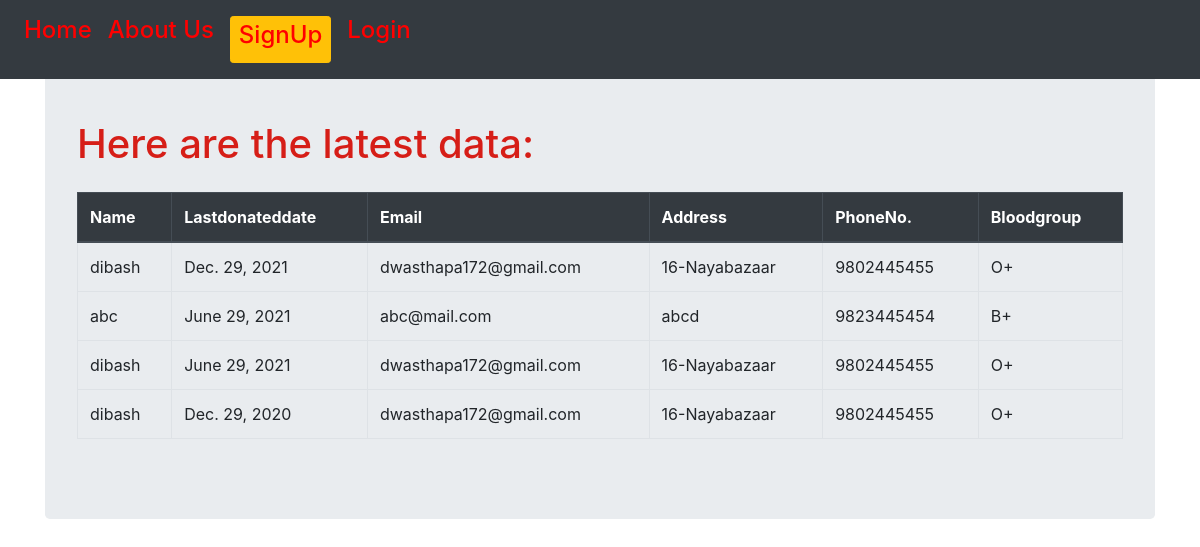
The page /historylist/ on the database its author committed.
### record/models.py (models this page shows, shortened)
class History(models.Model):
    user=models.ForeignKey('auth.User', on_delete=models.CASCADE)
    lastdonateddate = models.DateField(default=timezone.now())

### accounts/models.py (models this page shows, shortened)
class Donor(models.Model):
    user=models.OneToOneField('auth.User',on_delete=models.CASCADE)
    email=models.EmailField(unique=True)
    bloodgroup=models.CharField(choices=Blood_Group,max_length=3)
    phonenumber=models.CharField(max_length=10,unique=True)
    address = models.CharField(max_length=264)

### record/views.py (the view)
# urls.py: path('historylist/',views.HistoryView.as_view(),name='historylist'),
class HistoryView(ListView):
    model = History
    template_name='record/historylist.html'
    def get_queryset(self):
        return History.objects.order_by('-lastdonateddate')

### record/templates/record/historylist.html
{% extends "record/base.html" %}
{% block content %}
<div class="container mt-3 pt-3">
  <div class="jumbotron">
<h1>Here are the latest data:</h1>
<div class="table-responsive-lg mt-3 pt-2">
  <table class="table table-hover table-bordered">
    <thead class="thead-dark">
      <th scope="col">Name</th>
      <th scope="col">Lastdonateddate</th>
      <th scope="col">Email</th>
      <th scope="col">Address</th>
      <th scope="col">PhoneNo.</th>
      <th scope="col">Bloodgroup</th>
    </thead>
    {% for i in history_list%}
    <tr>
      <td>{{i.user}}</td>
      <td>{{ i.lastdonateddate}}</td>
      <td>{{i.user.donor.email}}</td>
      <td>{{i.user.donor.address}}</td>
      <td>{{i.user.donor.phonenumber}}</td>
      <td>{{i.user.donor.bloodgroup}}</td>
    </tr>
    {% endfor %}
</div>
</div>
{% endblock %}

### static/record/style1.css (style rules this page uses)
h1 { color: rgb(214, 30, 23); margin: auto; }

### rows shown on the page
History: user "dibash", lastdonateddate "Dec. 29, 2021", user.donor.email "dwasthapa172@gmail.com", user.donor.address "16-Nayabazaar", user.donor.phonenumber "9802445455", user.donor.bloodgroup "O+"
History: user "abc", lastdonateddate "June 29, 2021", user.donor.email "abc@mail.com", user.donor.address "abcd", user.donor.phonenumber "9823445454", user.donor.bloodgroup "B+"
History: user "dibash", lastdonateddate "June 29, 2021", user.donor.email "dwasthapa172@gmail.com", user.donor.address "16-Nayabazaar", user.donor.phonenumber "9802445455", user.donor.bloodgroup "O+"
History: user "dibash", lastdonateddate "Dec. 29, 2020", user.donor.email "dwasthapa172@gmail.com", user.donor.address "16-Nayabazaar", user.donor.phonenumber "9802445455", user.donor.bloodgroup "O+"
